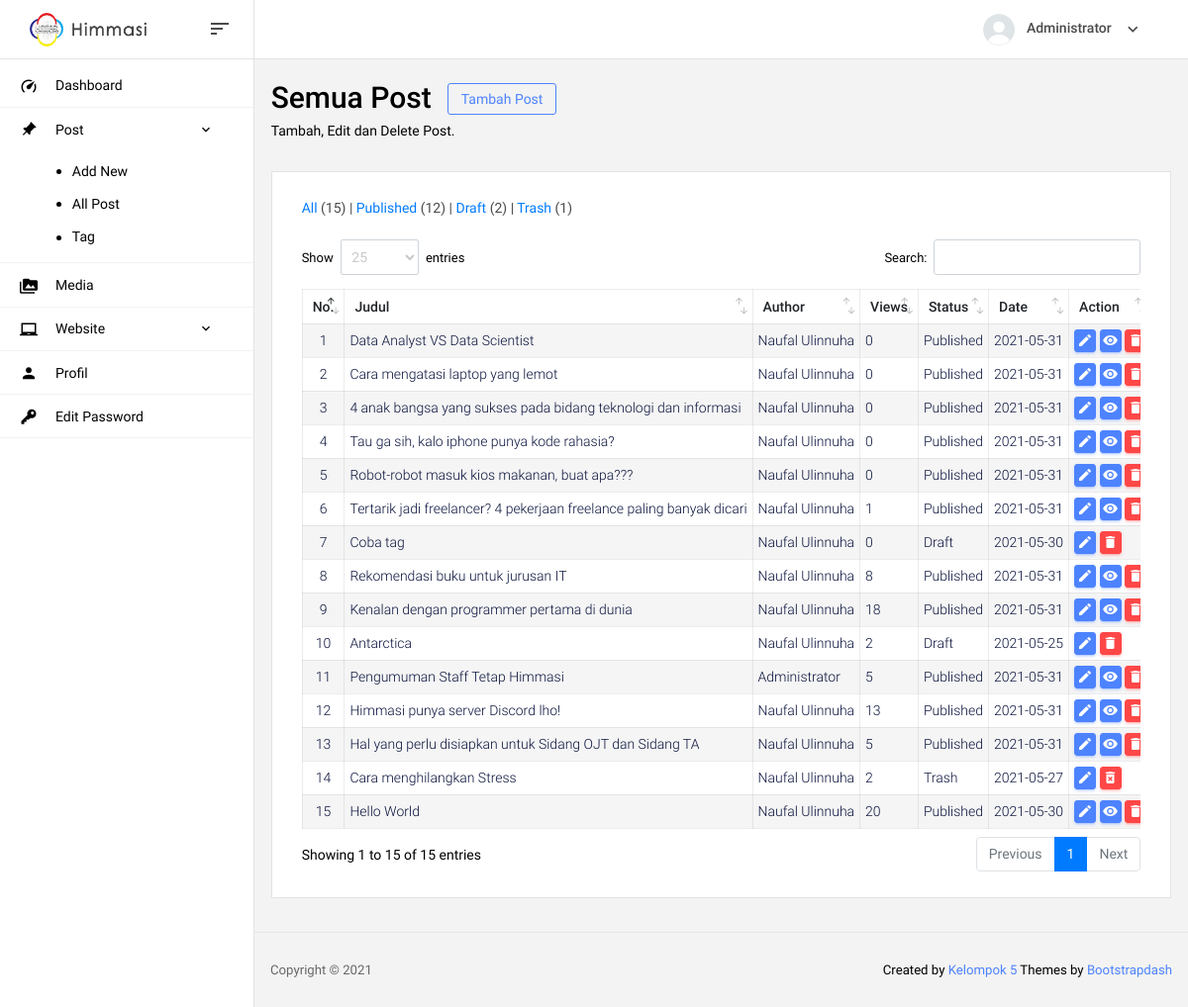
/admin/post (signed in), run on the app's committed database.
### tables this page shows
CREATE TABLE `user` (
  `id_user` int(11) NOT NULL,
  `nama` varchar(100) NOT NULL,
  `username` varchar(50) NOT NULL,
  `password` varchar(50) NOT NULL,
  `level` varchar(50) NOT NULL,
  `jabatan` varchar(50) NOT NULL,
  `foto` varchar(50) NOT NULL
);

CREATE TABLE `post` (
  `id_post` int(11) NOT NULL,
  `judul` varchar(100) NOT NULL,
  `isi` text NOT NULL,
  `status` varchar(50) NOT NULL,
  `link` varchar(100) NOT NULL,
  `views` int(11) NOT NULL,
  `insert_by` int(11) NOT NULL,
  `insert_at` date NOT NULL,
  `update_by` int(11) NOT NULL,
  `update_at` date NOT NULL
);

### admin/includes/session.php (called while the page is built, shortened)
<?php
	$id_user = $_SESSION['id_user'];
	$query = mysqli_query($koneksi,"SELECT `username`, `nama`, `foto` FROM `user` WHERE `id_user` = $id_user");
  	while($data = mysqli_fetch_row($query)){
    	$nama     = $data[1];
    	$foto     = $data[2];
  	}
    if (empty($foto)) {$foto="default.png";}
?>

### admin/page/post.php (the view, shortened to what this page needs)
<section class="row">
  <div class="col-md-12 grid-margin">
    <div class="d-flex justify-content-between flex-wrap">
      <div class="d-flex align-items-end flex-wrap">
        <div class="mr-md-3 mr-xl-5">
          <div class="row m-0">
            <h2>Semua Post</h2>
            <a href="post-new" type="button" class="btn btn-outline-primary btn-sm ml-3" style="height: fit-content;">
              Tambah Post
            </a>
          </div>
          <p class="mb-md-0">Tambah, Edit dan Delete Post.</p>
        </div>
      </div>
    </div>
  </div>
</section>
<section class="card">
  <div class="card-body">
    <h4 class="mb-4">
      <span class="card-title"><a href="post">All</a>
        (<?= mysqli_num_rows(mysqli_query($koneksi, "SELECT * FROM `post`")) ?>) | </span>
      <span class="card-title"><a href="post_type-publish">Published</a>
        (<?= mysqli_num_rows(mysqli_query($koneksi, "SELECT * FROM `post` WHERE `status`='publish'")) ?>) | </span>
      <span class="card-title"><a href="post_type-draft">Draft</a>
        (<?= mysqli_num_rows(mysqli_query($koneksi, "SELECT * FROM `post` WHERE `status`='draft'")) ?>) | </span>
      <span class="card-title"><a href="post_type-trash">Trash</a>
        (<?= mysqli_num_rows(mysqli_query($koneksi, "SELECT * FROM `post` WHERE `status`='trash'")) ?>)</span>
    </h4>
    <div class="row">
      <div class="col-12">
        <div class="table-responsive">
          <table id="data-alumni" class="table">
            <thead>
              <tr>
                <th>No.</th>
                <th>Judul</th>
                <th>Author</th>
                <th>Views</th>
                <th>Status</th>
                <th>Date</th>
                <th>Action</th>
              </tr>
            </thead>
            <tbody>
              <?php
                $no = 1;
                $sql = "SELECT * FROM `post` LEFT JOIN `user` ON `post`.`insert_by`=`user`.`id_user`";
                $sql .= " ORDER BY `id_post` DESC";
                $query = mysqli_query($koneksi,$sql);
                while($data = mysqli_fetch_array($query)){
                  $id_post = $data["id_post"];
                  $judul   = $data["judul"];
                  $author  = $data["nama"];
                  $views   = $data["views"];
                  $date    = $data["update_at"];
                  $status  = $data["status"];
                  $link    = $data["link"];
              ?>
              <tr>
                <td class="td-nomer"><?= $no ?></td>
                <td><?= $judul ?></td>
                <td><?= $author ?></td>
                <td><?= $views ?></td>
                <td>
                    <p style="text-transform: capitalize;">
                      <?php if ($status=="publish") {echo "Published";} else {echo $status;} ?>
                    </p>
                </td>
                <td><?= $date ?></td>
                <td>
                  <a href="post-edit-id-<?= $id_post ?>" type="button" class="btn btn-primary btn-sm btn-table" title="Edit"><i class="mdi mdi-pencil"></i></a>
                  <?php
                    if ($status=="publish") { ?>
                      <a href="../post=<?= $link ?>" type="button" target="_blank" class="btn btn-primary btn-sm btn-table" title="Lihat Postingan"><i class="mdi mdi-eye"></i></a>
                    <?php } if ($status=="publish"||$status=="draft") {?>
                      <button type="button" class="btn btn-danger btn-sm btn-table" title="Hapus" data-toggle="modal" data-target="#hapusPost" onclick='hapusPost(<?php echo '"'.$id_post.'"' ?>)'><i class="mdi mdi-delete"></i></button>
                    <?php } if ($status=="trash") {?>
                      <button type="button" class="btn btn-danger btn-sm btn-table" title="Hapus permanent" data-toggle="modal" data-target="#deletePost" onclick='deletePost(<?php echo '"'.$id_post.'"' ?>)'><i class="mdi mdi-delete-forever"></i></button>
                    <?php }
                  ?>
                </td>
              </tr>
              <?php $no++; } ?>
            </tbody>
          </table>
        </div>
      </div>
    </div>
  </div>
</section>

### admin/includes/navbar.php (shortened to what this page needs)
<nav class="navbar col-lg-12 col-12 p-0 fixed-top d-flex flex-row">
      <div class="navbar-brand-wrapper d-flex justify-content-center">
        <div class="navbar-brand-inner-wrapper d-flex justify-content-between align-items-center w-100">
          <a class="navbar-brand brand-logo" href="index.php"><img class="of-contain w-100" src="assets/img/logo.png" alt="logo"/></a>
          <button class="navbar-toggler navbar-toggler align-self-center" type="button" data-toggle="minimize">
            <span class="mdi mdi-sort-variant"></span>
          </button>
        </div>
      </div>
      <div class="navbar-menu-wrapper d-flex align-items-center justify-content-end">
        <ul class="navbar-nav navbar-nav-right">
          <li class="nav-item nav-profile dropdown">
            <a class="nav-link dropdown-toggle" href="#" data-toggle="dropdown" id="profileDropdown">
              <img src="assets/img/profil/<?= $foto ?>" class="img-profil" alt="profile"/>
              <span class="nav-profile-name"><?= $nama ?></span>
            </a>
          </li>
        </ul>
      </div>
    </nav>

### admin/includes/head.php (style rules this page uses)
p { margin: 0px }
.table thead tr th { padding: 10px !important; font-size: 14px; }
.table tbody tr td { padding: 5px !important }
.btn-table { padding: 2px !important; height: fit-content; }
.btn-table i { font-size: 16px !important }
.btn i { font-size: 14px; }
.of-contain { object-fit: contain; }
.img-profil { object-fit: cover; object-position: top }
.dataTables_wrapper .dataTable .btn { padding: 3px 5px 5px 3px; }
.card { border: 1px solid #e3e3e3; }
.td-nomer { width: 10px; text-align: center; }
.dataTables_wrapper .dataTable thead .sorting:before, .dataTables_wrapper .dataTable thead .sorting_asc:before, .dataTables_wrapper .dataTable thead .sorting_desc:before, .dataTables_wrapper .dataTable thead .sorting_asc_disabled:before, .dataTables_wrapper .dataTable thead .sorting_desc_disabled:before { right: 8px;bottom: 10px; }
.dataTables_wrapper .dataTable thead .sorting:after, .dataTables_wrapper .dataTable thead .sorting_asc:after, .dataTables_wrapper .dataTable thead .sorting_desc:after, .dataTables_wrapper .dataTable thead .sorting_asc_disabled:after, .dataTables_wrapper .dataTable thead .sorting_desc_disabled:after { right: 3px;bottom: 0px; }

### admin/page/post.php (style rules this page uses)
.card-title { text-transform: none !important; font-weight: 400 !important }

### data on the page
user: nama "Administrator"
post: judul "Data Analyst VS Data Scientist", insert_by.nama "Naufal Ulinnuha", views "0", status "Published", update_at "2021-05-31"
post: judul "Cara mengatasi laptop yang lemot", insert_by.nama "Naufal Ulinnuha", views "0", status "Published", update_at "2021-05-31"
post: judul "4 anak bangsa yang sukses pada bidang teknologi dan informasi", insert_by.nama "Naufal Ulinnuha", views "0", status "Published", update_at "2021-05-31"
post: judul "Tau ga sih, kalo iphone punya kode rahasia?", insert_by.nama "Naufal Ulinnuha", views "0", status "Published", update_at "2021-05-31"
post: judul "Robot-robot masuk kios makanan, buat apa???", insert_by.nama "Naufal Ulinnuha", views "0", status "Published", update_at "2021-05-31"
post: judul "Tertarik jadi freelancer? 4 pekerjaan freelance paling banyak dicari", insert_by.nama "Naufal Ulinnuha", views "1", status "Published", update_at "2021-05-31"
post: judul "Coba tag", insert_by.nama "Naufal Ulinnuha", views "0", status "Draft", update_at "2021-05-30"
post: judul "Rekomendasi buku untuk jurusan IT", insert_by.nama "Naufal Ulinnuha", views "8", status "Published", update_at "2021-05-31"
post: judul "Kenalan dengan programmer pertama di dunia", insert_by.nama "Naufal Ulinnuha", views "18", status "Published", update_at "2021-05-31"
post: judul "Antarctica", insert_by.nama "Naufal Ulinnuha", views "2", status "Draft", update_at "2021-05-25"
post: judul "Pengumuman Staff Tetap Himmasi", insert_by.nama "Administrator", views "5", status "Published", update_at "2021-05-31"
post: judul "Himmasi punya server Discord lho!", insert_by.nama "Naufal Ulinnuha", views "13", status "Published", update_at "2021-05-31"
post: judul "Hal yang perlu disiapkan untuk Sidang OJT dan Sidang TA", insert_by.nama "Naufal Ulinnuha", views "5", status "Published", update_at "2021-05-31"
post: judul "Cara menghilangkan Stress", insert_by.nama "Naufal Ulinnuha", views "2", status "Trash", update_at "2021-05-27"
post: judul "Hello World", insert_by.nama "Naufal Ulinnuha", views "20", status "Published", update_at "2021-05-30"

### other printed values
mysqli_num_rows(mysqli_query($koneksi, "SELECT * FROM `post`")) "15"
